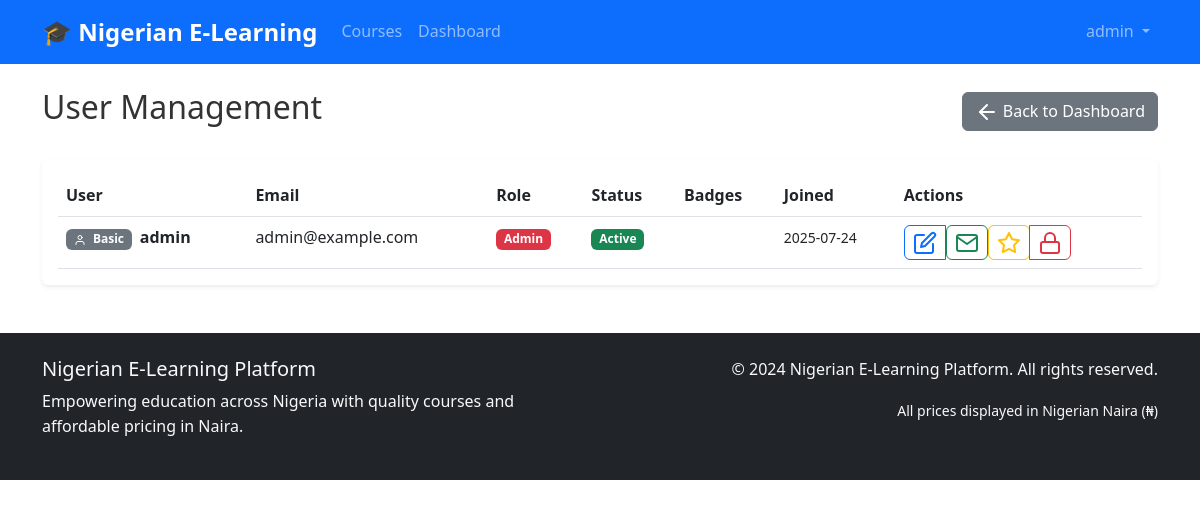
Before: /admin/users (signed in) with the older database file.
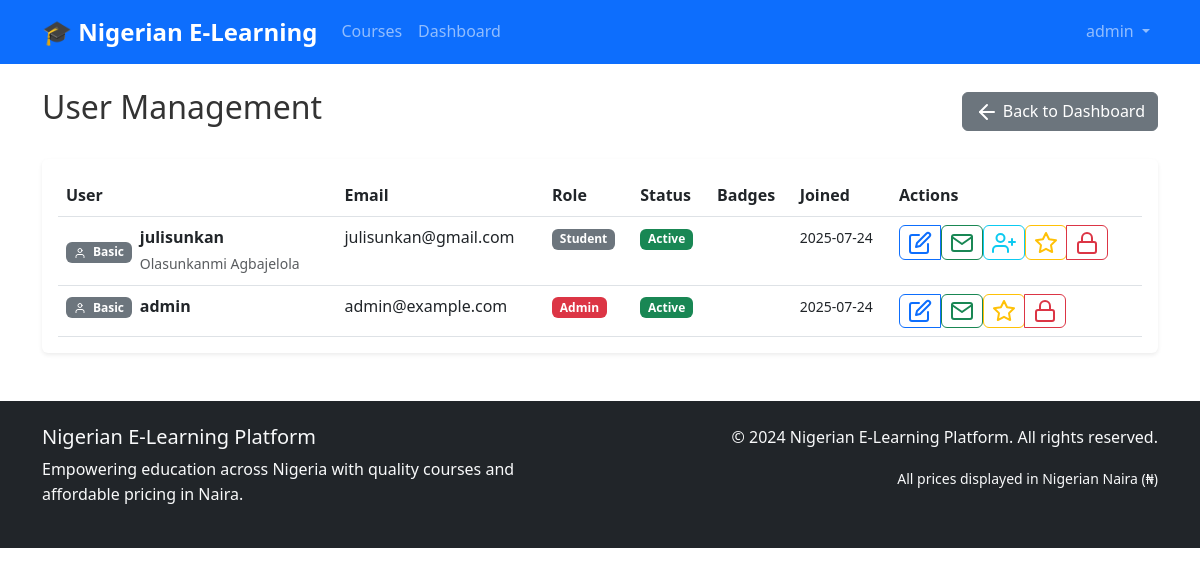
After: the same page with the newer database file.
### models.py (models this page shows, shortened)
class User(UserMixin, db.Model):
    id = db.Column(db.Integer, primary_key=True)
    username = db.Column(db.String(80), unique=True, nullable=False)
    email = db.Column(db.String(120), unique=True, nullable=False)
    password_hash = db.Column(db.String(256), nullable=False)
    role = db.Column(db.String(20), nullable=False, default='student')  # admin, instructor, student
    first_name = db.Column(db.String(50))
    last_name = db.Column(db.String(50))
    active = db.Column(db.Boolean, default=True)
    banned = db.Column(db.Boolean, default=False)
    ban_reason = db.Column(db.Text)
    email_verified = db.Column(db.Boolean, default=False)
    verification_token = db.Column(db.String(100))
    premium_user = db.Column(db.Boolean, default=False)
    instructor_verified = db.Column(db.Boolean, default=False)
    badge_level = db.Column(db.String(20), default='basic')  # basic, bronze, silver, gold, premium
    wallet_balance = db.Column(db.Float, default=0.0)
    course_credits = db.Column(db.Integer, default=0)
    created_at = db.Column(db.DateTime, default=datetime.utcnow)
    last_login = db.Column(db.DateTime)
    courses_created = db.relationship('Course', backref='instructor', lazy='dynamic')
    enrollments = db.relationship('Enrollment', backref='student', lazy='dynamic')
    payments = db.relationship('Payment', backref='user', lazy='dynamic')
    wallet_transactions = db.relationship('WalletTransaction', backref='user', lazy='dynamic')
    quiz_attempts = db.relationship('QuizAttempt', backref='user', lazy='dynamic')
    assignment_submissions = db.relationship('AssignmentSubmission', backref='user', lazy='dynamic')
    course_credits = db.relationship('CourseCredit', backref='student_credit', lazy='dynamic')
    @property
    def is_active(self):
        return self.active and not self.banned
    def get_badge_info(self):
        badges = {
            'basic': {'name': 'Basic', 'color': 'secondary', 'icon': 'user'},
            'bronze': {'name': 'Bronze', 'color': 'warning', 'icon': 'award'},
            'silver': {'name': 'Silver', 'color': 'info', 'icon': 'star'},
            'gold': {'name': 'Gold', 'color': 'warning', 'icon': 'crown'},
            'premium': {'name': 'Premium', 'color': 'success', 'icon': 'zap'}
        }
        return badges.get(self.badge_level, badges['basic'])
    def get_verification_badges(self):
        badges = []
        if self.email_verified:
            badges.append({'name': 'Verified Email', 'color': 'success', 'icon': 'check-circle'})
        if self.instructor_verified and self.role == 'instructor':
            badges.append({'name': 'Verified Instructor', 'color': 'primary', 'icon': 'book'})
        if self.premium_user:
            badges.append({'name': 'Premium', 'color': 'warning', 'icon': 'star'})
        return badges

### routes.py (the view)
@app.route('/admin/users')
@login_required
@admin_required
def manage_users():
    users = User.query.order_by(User.created_at.desc()).all()
    return render_template('admin/users.html', users=users)

### app.py (called while the page is built)
@login_manager.user_loader
def load_user(user_id):
    from models import User
    return User.query.get(int(user_id))

### utils.py (called while the page is built)
def admin_required(f):
    @wraps(f)
    def decorated_function(*args, **kwargs):
        if not current_user.is_authenticated or current_user.role != 'admin':
            flash('Admin access required', 'danger')
            return redirect(url_for('dashboard'))
        return f(*args, **kwargs)
    return decorated_function

### templates/admin/users.html (shortened to what this page needs)
{% extends "base.html" %}
{% block content %}
<div class="d-flex justify-content-between align-items-center mb-4">
    <h2>User Management</h2>
    <a href="{{ url_for('dashboard') }}" class="btn btn-secondary">
        <i data-feather="arrow-left" class="me-1"></i>Back to Dashboard
    </a>
</div>
<div class="card">
    <div class="card-body">
        <div class="table-responsive">
            <table class="table table-hover">
                <thead>
                    <tr>
                        <th>User</th>
                        <th>Email</th>
                        <th>Role</th>
                        <th>Status</th>
                        <th>Badges</th>
                        <th>Joined</th>
                        <th>Actions</th>
                    </tr>
                </thead>
                <tbody>
                    {% for user in users %}
                    <tr class="{% if user.is_banned %}table-danger{% elif not user.is_active %}table-warning{% endif %}">
                        <td>
                            <div class="d-flex align-items-center">
                                <div class="me-2">
                                    {% set badge_info = user.get_badge_info() %}
                                    <span class="badge bg-{{ badge_info.color }}">
                                        <i data-feather="{{ badge_info.icon }}" class="me-1" style="width: 12px; height: 12px;"></i>
                                        {{ badge_info.name }}
                                    </span>
                                </div>
                                <div>
                                    <strong>{{ user.username }}</strong>
                                    {% if user.first_name or user.last_name %}
                                    <br><small class="text-muted">{{ user.first_name }} {{ user.last_name }}</small>
                                    {% endif %}
                                </div>
                            </div>
                        </td>
                        <td>
                            {{ user.email }}
                        </td>
                        <td>
                            <span class="badge bg-{% if user.role == 'admin' %}danger{% elif user.role == 'instructor' %}primary{% else %}secondary{% endif %}">
                                {{ user.role.title() }}
                            </span>
                        </td>
                        <td>
                            {% if user.is_banned %}
                            <span class="badge bg-danger">Banned</span>
                            {% if user.ban_reason %}
                            <br><small class="text-muted">{{ user.ban_reason[:30] }}...</small>
                            {% endif %}
                            {% elif not user.is_active %}
                            <span class="badge bg-warning">Inactive</span>
                            {% else %}
                            <span class="badge bg-success">Active</span>
                            {% endif %}
                        </td>
                        <td>
                        </td>
                        <td>
                            <small>{{ user.created_at.strftime('%Y-%m-%d') }}</small>
                        </td>
                        <td>
                            <div class="btn-group" role="group">
                                <a href="{{ url_for('edit_user', user_id=user.id) }}" class="btn btn-sm btn-outline-primary" title="Edit User">
                                    <i data-feather="edit"></i>
                                </a>
                                {% if not user.email_verified %}
                                <form method="POST" action="{{ url_for('verify_user_email', user_id=user.id) }}" style="display: inline;">
                                    <button type="submit" class="btn btn-sm btn-outline-success" title="Verify Email">
                                        <i data-feather="mail"></i>
                                    </button>
                                </form>
                                {% endif %}
                                {% if user.role == 'student' %}
                                <form method="POST" action="{{ url_for('promote_to_instructor', user_id=user.id) }}" style="display: inline;"
                                      onsubmit="return confirm('Are you sure you want to promote {{ user.username }} to instructor?')">
                                    <button type="submit" class="btn btn-sm btn-outline-info" title="Promote to Instructor">
                                        <i data-feather="user-plus"></i>
                                    </button>
                                </form>
                                {% endif %}
                                <form method="POST" action="{{ url_for('toggle_premium', user_id=user.id) }}" style="display: inline;">
                                    <button type="submit" class="btn btn-sm btn-outline-warning" title="Toggle Premium">
                                        <i data-feather="{% if user.premium_user %}star{% else %}star{% endif %}"></i>
                                    </button>
                                </form>
                                {% if user.is_banned %}
                                <form method="POST" action="{{ url_for('unban_user', user_id=user.id) }}" style="display: inline;">
                                    <button type="submit" class="btn btn-sm btn-outline-success" title="Unban User">
                                        <i data-feather="unlock"></i>
                                    </button>
                                </form>
                                {% else %}
                                <button type="button" class="btn btn-sm btn-outline-danger" title="Ban User"
                                        data-bs-toggle="modal" data-bs-target="#banModal"
                                        data-user-id="{{ user.id }}" data-username="{{ user.username }}">
                                    <i data-feather="lock"></i>
                                </button>
                                {% endif %}
                            </div>
                        </td>
                    </tr>
                    {% endfor %}
                </tbody>
            </table>
        </div>
    </div>
</div>
{% endblock %}

### templates/base.html (shortened to what this page needs)
<!DOCTYPE html>
<html lang="en">
<head>
    <link href="https://cdn.jsdelivr.net/npm/bootstrap@5.3.0/dist/css/bootstrap.min.css" rel="stylesheet">
    <link href="https://cdn.jsdelivr.net/npm/feather-icons@4.28.0/dist/feather.min.css" rel="stylesheet">
    <link href="{{ url_for('static', filename='css/style.css') }}" rel="stylesheet">
</head>
<body>
    <nav class="navbar navbar-expand-lg navbar-dark bg-primary">
        <div class="container">
            <a class="navbar-brand" href="{{ url_for('index') }}">
                <strong>🎓 Nigerian E-Learning</strong>
            </a>
            <div class="collapse navbar-collapse" id="navbarNav">
                <ul class="navbar-nav me-auto">
                    <li class="nav-item">
                        <a class="nav-link" href="{{ url_for('courses') }}">Courses</a>
                    </li>
                    {% if current_user.is_authenticated %}
                    <li class="nav-item">
                        <a class="nav-link" href="{{ url_for('dashboard') }}">Dashboard</a>
                    </li>
                    {% endif %}
                </ul>
                <ul class="navbar-nav">
                    {% if current_user.is_authenticated %}
                    <li class="nav-item dropdown">
                        <a class="nav-link dropdown-toggle" href="#" role="button" data-bs-toggle="dropdown">
                            {{ current_user.username }}
                        </a>
                    </li>
                    {% endif %}
                </ul>
            </div>
        </div>
    </nav>
    <main class="container my-4">
        {% block content %}{% endblock %}
    </main>
    <footer class="bg-dark text-light py-4 mt-5">
        <div class="container">
            <div class="row">
                <div class="col-md-6">
                    <h5>Nigerian E-Learning Platform</h5>
                    <p>Empowering education across Nigeria with quality courses and affordable pricing in Naira.</p>
                </div>
                <div class="col-md-6 text-md-end">
                    <p>&copy; 2024 Nigerian E-Learning Platform. All rights reserved.</p>
                    <small>All prices displayed in Nigerian Naira (₦)</small>
                </div>
            </div>
        </div>
    </footer>
</body>
</html>

### static/css/style.css (style rules this page uses)
:root { --primary-color: #0d6efd; --success-color: #198754; --warning-color: #ffc107; --danger-color: #dc3545; --naira-color: #00b04f; --dark-color: #212529; --light-color: #f8f9fa; }
body { font-family: 'Segoe UI', Tahoma, Geneva, Verdana, sans-serif; line-height: 1.6; color: #333; }
.navbar-brand { font-weight: 700; font-size: 1.5rem; }
.navbar-nav .nav-link { font-weight: 500; transition: color 0.3s ease; }
.card { border: none; box-shadow: 0 0.125rem 0.25rem rgba(0, 0, 0, 0.075); transition: box-shadow 0.15s ease-in-out; }
.btn { border-radius: 0.375rem; font-weight: 500; transition: all 0.3s ease; }
.badge { font-size: 0.75rem; font-weight: 600; }
.table { margin-bottom: 0; }
.table th { border-top: none; font-weight: 600; color: var(--dark-color); }
footer { margin-top: auto; }

Changed rows visible on the page:
added User: name "Basic", username "julisunkan", first_name "Olasunkanmi", last_name "Agbajelola", email "julisunkan@gmail.com", role "Student", active "Active", created_at "2025-07-24", premium_user False (drawn)
